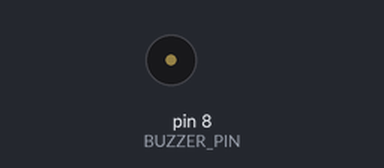
Recording of a sketch running on a simulated Arduino Uno, built with avr-gcc and run on an emulated ATmega328P. On the bench: buzzer (waves = sounding, pin HIGH).

Above: at 0.5 s.
At 2.2 s:
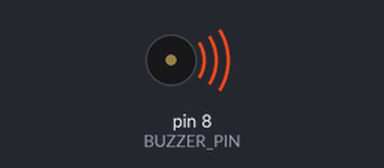
Timing chart, 0 to 3.0 s (numbered marks = the images above):
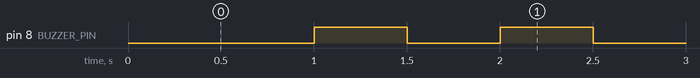

The sketch:

buzzer.ino
```cpp
#define BUZZER_PIN 8

unsigned long previousMillis = 0; // Stores the last time the buzzer sounded
unsigned long interval = 1000; // Initial interval for buzzer sound (1 second)
int buzzerState = 0; // Tracks the state of the buzzer (0 = off, 1 = on)
unsigned long totalDuration = 10000; // Total duration of the program (10 seconds)

void setup() {
  pinMode(BUZZER_PIN, OUTPUT); // Set the buzzer pin as an output
}

void loop() {
  unsigned long currentMillis = millis(); // Get the current time

  // Check if the total duration of the program has elapsed
  if (currentMillis < totalDuration) {
    // Check if enough time has passed to change the buzzer interval
    if (currentMillis - previousMillis >= interval) {
      previousMillis = currentMillis; // Update the previousMillis variable

      // Toggle the buzzer state
      buzzerState = !buzzerState;

      // Set the buzzer according to the state
      digitalWrite(BUZZER_PIN, buzzerState);

      // Adjust the interval for the next beep
      if (interval == 1000) {
        interval = 500; // Change interval to 0.5 seconds
      }
    }
  } else {
    // If total duration elapsed, turn off the buzzer
    digitalWrite(BUZZER_PIN, LOW);
  }
}
```

Measured:
- by itself, pin 8 (BUZZER_PIN): alternates HIGH for 0.50 s and LOW for 0.50 s, 18 changes in all, then stays LOW
